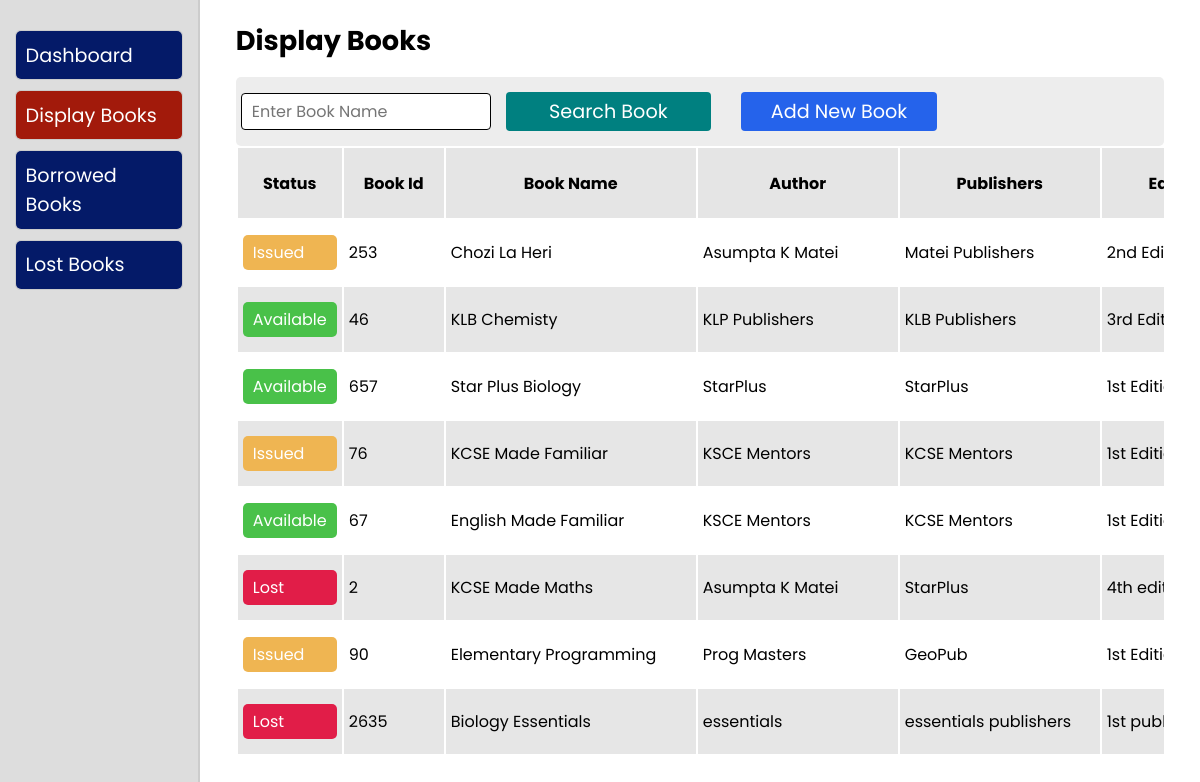
The page /display-books/ on the database its author committed.
### base/models.py (models this page shows, shortened)
class Book_Reg(models.Model):
    bookStatus = models.CharField(max_length=100, null=True, blank=True)
    bookId = models.CharField(primary_key=True, max_length=150)
    bookTitle = models.CharField(max_length=150)
    bookAuthor = models.CharField(max_length=100)
    bookPublisher = models.CharField(max_length=100)
    bookEdition = models.CharField(max_length=100)
    bookForm = models.CharField(max_length=100)
    bookSubject = models.CharField(max_length=100)
    bookCondition = models.CharField(max_length=100)
    dateAdded = models.DateField()
    addedBy = models.CharField(max_length=100)

### base/views.py (the view)
# urls.py: path("display-books/", views.DisplayBooks, name="displayBooks"),
def DisplayBooks(request):
    books = Book_Reg.objects.all()
    total_books = books.count()
    b_books = Borrowed_Books.objects.all()
    context = {
        "books": books,
        "total_books": total_books,
        "b_books": b_books
    }
    return render(request, "base/display_books.html", context)

### base/templates/base/display_books.html (shortened to what this page needs)
{% extends "master.html" %}
{% load static %}
{% block css_link %}
    {% static "css/addBook.css" %}
{% endblock css_link %}
{% block content %}
    <section id="display-container">
        <section class="side-nav">
            {% include "side_nav.html" %}
        </section>
        <section class="content-display">
            <h1 class='title-header'>Display Books</h1>
            <div class="top-div">
                <div class="search-divs">
                    <div id="search">
                        <form method="post" action="{% url 'searchBooks' %}" class='search-div'>
                            <input type="text" name="search" placeholder="Enter Book Name">
                            <button type="submit" class="search-btn">
                                Search Book
                            </button>
                        </form>
                    </div>
                </div>
                <div class="add-book-div">
                    <a class='add-book' href={% url 'addBook' %}>Add New Book</a>
                </div>
            </div>
            <div class="table-container">
                <div class="table-content">
                    <table class="table align-middle table-sm table-hover">
                        <thead class="thead">
                            <tr style="text-align: center;">
                                <th class='small-100'>Status</th>
                                <th class='small-100'>Book Id</th>
                                <th class="big-200">Book Name</th>
                                <th class='medium-200'>Author</th>
                                <th class='medium-200'>Publishers</th>
                                <th class='medium-150'>Edition</th>
                            </tr>
                        </thead>
                        <tbody class="table-group-divider">
                            {% if search_books %}
                                <a href="{% url 'displayBooks' %}">Display All Books</a>
                                {% for book in search_books %}
                                    <tr>
                                        <td>
                                            <div class="book-status {{book.bookStatus }}">
                                                {{ book.bookStatus }}</td>
                                            </div>
                                        <td>{{ book.bookId }}</td>
                                        <td>{{ book.bookTitle }}</td>
                                        <td>{{ book.bookAuthor }}</td>
                                        <td>{{ book.bookPublisher }}</td>
                                        <td>{{ book.bookEdition }}</td>
                                        <td>{{ book.bookForm }}</td>
                                        <td>{{ book.bookSubject }}</td>
                                        <td>{{ book.bookCondition }}</td>
                                        <td>{{ book.dateAdded }}</td>
                                        <td>{{ book.addedBy }}</td>
                                        <td class='btns-div-cta'>
                                            <a class='issue-btn' href={% url "issueBook" book.bookId %}>Issue</a>
                                            <a class='update-btn' href={% url 'updateBook' book.bookId %}>Update</a>
                                        </td>
                                    </tr>
                                {% endfor %}
                            {% else %}
                                {% for book in books %}
                                    <tr>
                                        <td>
                                            <div class="book-status {{book.bookStatus }}">
                                                {{ book.bookStatus }}</td>
                                            </div>
                                        <td>{{ book.bookId }}</td>
                                        <td>{{ book.bookTitle }}</td>
                                        <td>{{ book.bookAuthor }}</td>
                                        <td>{{ book.bookPublisher }}</td>
                                        <td>{{ book.bookEdition }}</td>
                                    </tr>
                                {% endfor %}
                            {% endif %}
        </section>
    </section>
{% endblock content %}

### templates/master.html (shortened to what this page needs)
{% load static %}
<!DOCTYPE html>
<html lang="en">
<head>
    <link rel="stylesheet" href={% static 'css/style.css' %}>
    <link rel="stylesheet" href="https://cdnjs.cloudflare.com/ajax/libs/font-awesome/6.5.1/css/all.min.css" />
    <link rel="stylesheet" href={% block css_link %}{% endblock css_link %}>
</head>
<body>
    {% block content %}{% endblock content %}
</body>
</html>

### templates/side_nav.html
<div class="nav-links">
    <ul class='list-items'>
        <li class='list-item {% if request.path == "/dashboard/" %}active{% endif %}'>
            <a href={% url "dashboard" %}>Dashboard</a>
        </li>
        <li class='list-item {% if request.path == "/display-books/" %}active{% endif %}'>
            <a href={% url "displayBooks" %}>Display Books</a>
        </li>
        <li class='list-item {% if request.path == "/borrowed-books/" %}active{% endif %}'>
            <a href={% url "borrowedBooks" %}>Borrowed Books</a>
        </li>
        <li class='list-item {% if request.path == "/lost-books-list/" %}active{% endif %}'>
            <a href={% url "lostBooksList" %}>Lost Books</a>
        </li>
    </ul>
</div>

### static/css/style.css (style rules this page uses)
* { margin: 0; padding: 0; box-sizing: border-box; font-size: 1em; font-family: "Poppins", sans-serif; }
.side-nav { width: 17vw; height: 100vh; background: #ddd; border-right: 2px solid #ccc; }
.list-items { list-style: none; padding: 20px 15px; }
.list-item { width: 100%; border: 1px solid #ccc; margin: 10px 0; border-radius: 5px; display: flex; }
.list-item a { padding: 0.5em; text-decoration: none; border-radius: 5px; background: rgb(4, 26, 104); color: #fff; font-size: 1.2em; width: 100%; height: 100%; transition: all 0.3s ease-in-out; }
.list-item.active a { background: #a21a0b; color: #fff; }

### static/css/addBook.css (style rules this page uses)
.title-header { font-size: 1.7em; padding-bottom: 15px; }
#display-container { width: 100%; height: 100vh; display: flex; }
.content-display { width: 85vw; height: 95vh; overflow: auto; background: rgb(255, 255, 255); padding: 0 3%; padding-top: 20px; }
.top-div { background: #ededed; width: 100%; display: flex; align-items: center; padding: 15px 5px; border-radius: 5px; }
#search { width: 500px; }
.search-div { padding-right: 30px; width: 100%; display: flex; align-items: center; }
.search-div input { padding: 5px 10px; font-size: 1em; width: 250px; border-radius: 4px; margin-right: 15px; border: 1px solid; }
.search-div .search-btn { width: 300px; display: flex; justify-content: center; align-items: center; padding: 5px 15px; font-size: 1.2em; border-radius: 4px; background: #008080; color: rgb(255, 255, 255); border: none; outline: none; cursor: pointer; transition: all 0.3s ease; }
.add-book-div { width: 40%; display: flex; align-items: center; }
.add-book-div .add-book { text-decoration: none; background: #2563eb; color: #fff; font-size: 1.2em; padding: 5px 30px; transition: all 0.3s ease; border-radius: 4px; cursor: pointer; }
.table-container { width: 100%; overflow: auto; }
.table-content { width: calc(200px * 10); overflow-x: auto; overflow-y: auto; font-size: 1em; }
.table th { background: #e5e5e5; padding: 10px 0; }
.table tr:nth-child(even) { background: #e6e6e6; }
.table .small-100 { min-width: 100px; }
.table .big-200 { min-width: 250px; }
.medium-200 { min-width: 200px; }
.medium-150 { width: 150px; }
.table td { padding: 15px 5px; }
.book-status { padding: 5px 10px; border-radius: 5px; color: #fff; font-size: 1em; }
.Available { background: rgb(73, 193, 73); }
.Issued { background: #efb552; }
.Lost { background: #e11d48; }

### rows shown on the page
Book_Reg: bookStatus "Issued", bookId "253", bookTitle "Chozi La Heri", bookAuthor "Asumpta K Matei", bookPublisher "Matei Publishers", bookEdition "2nd…"
Book_Reg: bookStatus "Available", bookId "46", bookTitle "KLB Chemisty", bookAuthor "KLP Publishers", bookPublisher "KLB Publishers", bookEdition "3rd…"
Book_Reg: bookStatus "Available", bookId "657", bookTitle "Star Plus Biology", bookAuthor "StarPlus", bookPublisher "StarPlus", bookEdition "1st…"
Book_Reg: bookStatus "Issued", bookId "76", bookTitle "KCSE Made Familiar", bookAuthor "KSCE Mentors", bookPublisher "KCSE Mentors", bookEdition "1st…"
Book_Reg: bookStatus "Available", bookId "67", bookTitle "English Made Familiar", bookAuthor "KSCE Mentors", bookPublisher "KCSE Mentors", bookEdition "1st…"
Book_Reg: bookStatus "Lost", bookId "2", bookTitle "KCSE Made Maths", bookAuthor "Asumpta K Matei", bookPublisher "StarPlus", bookEdition "4th…"
Book_Reg: bookStatus "Issued", bookId "90", bookTitle "Elementary Programming", bookAuthor "Prog Masters", bookPublisher "GeoPub", bookEdition "1st…"
Book_Reg: bookStatus "Lost", bookId "2635", bookTitle "Biology Essentials", bookAuthor "essentials", bookPublisher "essentials publishers", bookEdition "1st…"
